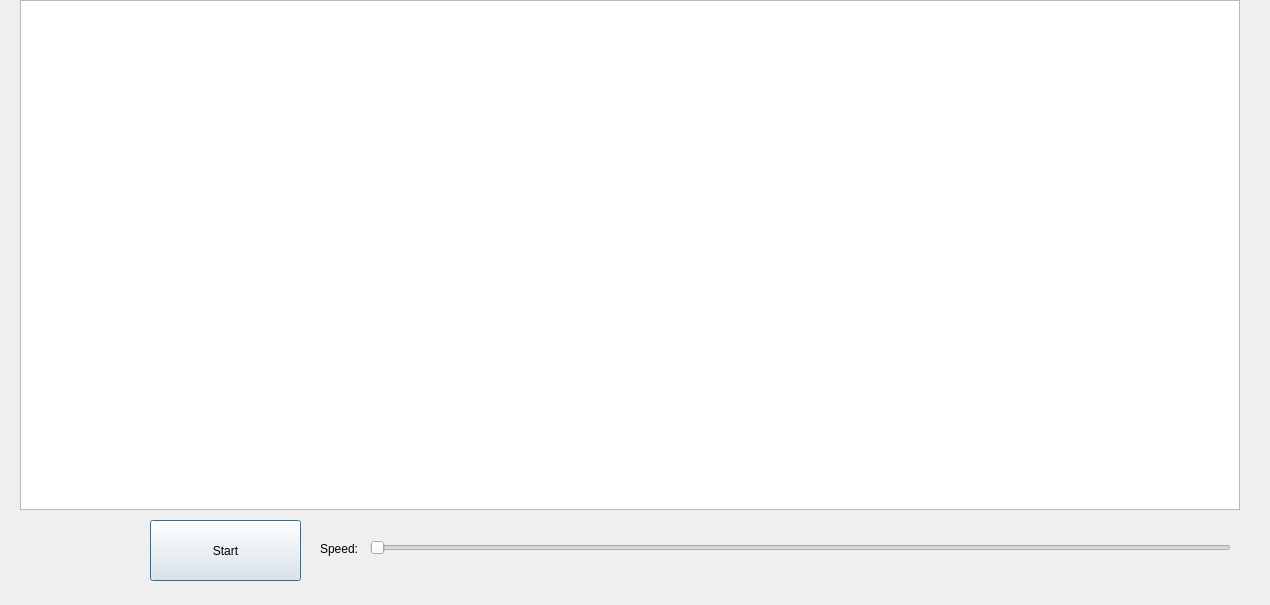
<?xml version="1.0" encoding="UTF-8"?>
<ui version="4.0">
 <class>HanoiBashni</class>
 <widget class="QDialog" name="HanoiBashni">
  <property name="geometry">
   <rect>
    <x>0</x>
    <y>0</y>
    <width>1270</width>
    <height>605</height>
   </rect>
  </property>
  <property name="windowTitle">
   <string>Dialog</string>
  </property>
  <widget class="QGraphicsView" name="graphicsView">
   <property name="geometry">
    <rect>
     <x>20</x>
     <y>0</y>
     <width>1220</width>
     <height>510</height>
    </rect>
   </property>
  </widget>
  <widget class="QPushButton" name="pushButtonStart">
   <property name="geometry">
    <rect>
     <x>150</x>
     <y>520</y>
     <width>151</width>
     <height>61</height>
    </rect>
   </property>
   <property name="text">
    <string>Start</string>
   </property>
  </widget>
  <widget class="QLabel" name="label">
   <property name="geometry">
    <rect>
     <x>320</x>
     <y>540</y>
     <width>51</width>
     <height>17</height>
    </rect>
   </property>
   <property name="text">
    <string>Speed:</string>
   </property>
  </widget>
  <widget class="QSlider" name="horizontalSlider">
   <property name="geometry">
    <rect>
     <x>370</x>
     <y>540</y>
     <width>861</width>
     <height>16</height>
    </rect>
   </property>
   <property name="minimum">
    <number>100</number>
   </property>
   <property name="maximum">
    <number>100000</number>
   </property>
   <property name="singleStep">
    <number>1</number>
   </property>
   <property name="pageStep">
    <number>10</number>
   </property>
   <property name="orientation">
    <enum>Qt::Horizontal</enum>
   </property>
  </widget>
 </widget>
 <resources/>
 <connections/>
</ui>
